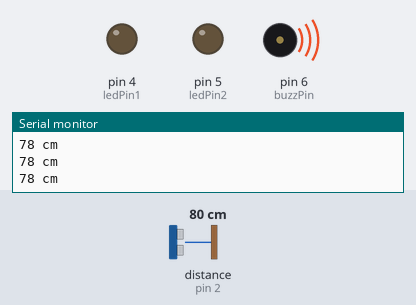
Recording of a sketch running on a simulated Arduino Uno, built with avr-gcc and run on an emulated ATmega328P. Shown: output pins drawn as LEDs (lit = HIGH), buzzer (waves = sounding), the last lines printed to the serial monitor. Wiring (inferred from the names in the program): ultrasonic range finder: trigger pin 3; echo pin 2. Dashed ring = blinking. The inputs (shaded band) are chosen by the test bench; at power-on: distance to the obstacle (sensor on pin 2) 80 cm. The echo pulse lasts 58.3 µs per cm; pins used as bus, display or sensor lines are not drawn.

Above: at 0.91 s.
1.3 s: distance to the obstacle (sensor on pin 2) set to 54 cm
4.3 s: distance to the obstacle (sensor on pin 2) set to 47 cm
At 4.5 s:
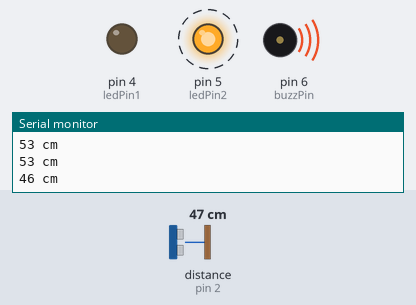
7.3 s: distance to the obstacle (sensor on pin 2) set to 22 cm
10.3 s: distance to the obstacle (sensor on pin 2) set to 20 cm
11.8 s: distance to the obstacle (sensor on pin 2) set to 35 cm
At 11.97 s:
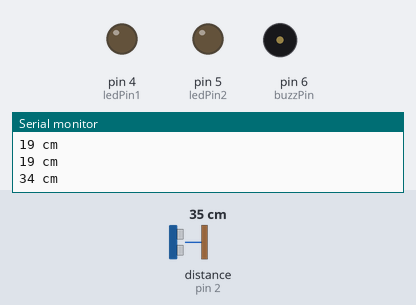
14.8 s: distance to the obstacle (sensor on pin 2) set to 18 cm
Timing chart, 0 to 18.8 s (numbered marks = the images above; inputs shaded):
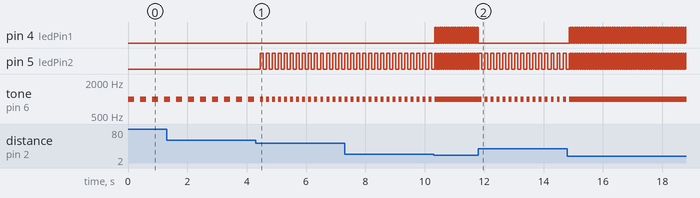

The sketch:

distance_sensor_with_led_and-buzzer.ino
```cpp
#define buzzPin 6
#define trigPin 3
#define echoPin 2
#define ledPin1 4
#define ledPin2 5
long duration;
int distance;

void setup() {
  pinMode(ledPin1, OUTPUT);
  pinMode(ledPin2, OUTPUT);
  pinMode(trigPin, OUTPUT);
  pinMode(echoPin, INPUT);
  pinMode(buzzPin, OUTPUT);
  Serial.begin(9600);
}

void loop() {
  int value = calculate();
  if ( distance < 20) {
    // tone(pin, frequency)
    tone(buzzPin, 1000); // send 1kHz sound signal
    digitalWrite(ledPin1, HIGH);
    digitalWrite(ledPin2, HIGH);
    delay(10);
    noTone(buzzPin);
    digitalWrite(ledPin1, LOW);
    digitalWrite(ledPin2, LOW);
    delay(10);
  }
  else if (distance < 50) {
    tone(buzzPin, 1000);
    digitalWrite(ledPin2, HIGH);
    delay(100);
    noTone(buzzPin);
    digitalWrite(ledPin2, LOW);
    delay(100);
  }
  else if (distance < 100) {
    tone(buzzPin, 1000);
    delay(200);
    noTone(buzzPin);
    delay(200);
  }
  else {
    noTone(buzzPin);
  }
}

int calculate() {
  digitalWrite(trigPin, LOW);
  delayMicroseconds(2);
  digitalWrite(trigPin, HIGH);
  delayMicroseconds(10);
  digitalWrite(trigPin, LOW);
  duration = pulseIn(echoPin, HIGH);
  distance = duration * 0.034 / 2;
  Serial.print(distance);
  Serial.println(" cm");
  return distance;
}
```

Measured:
- the behaviour switches between 51 and 50 cm on distance to the obstacle (sensor on pin 2) (found by bisection; images 0 and 1)
- after the input at 4.3 s, pin 5 (ledPin2): alternates HIGH for 0.10 s and LOW for 0.10 s, starting after 0.15 s; tone on pin 6 (buzzPin): alternates 1000 Hz for 0.10 s and silent for 0.10 s, starting after 0.25 s
- after the input at 10.3 s, pin 4 (ledPin1), pin 5 (ledPin2): alternates HIGH for 0.01 s and LOW for 0.01 s, starting at once; tone on pin 6 (buzzPin): alternates 1000 Hz for 0.01 s and silent for 0.01 s, starting at once
- after the input at 11.8 s, pin 4 (ledPin1): goes on until 11.8 s, then stays LOW
- after the input at 14.8 s, pin 4 (ledPin1): alternates HIGH for 0.01 s and LOW for 0.01 s, starting after 0.06 s; pin 5 (ledPin2): alternates HIGH for 0.01 s and LOW for 0.01 s, starting after 0.07 s; tone on pin 6 (buzzPin): alternates 1000 Hz for 0.01 s and silent for 0.01 s, starting after 0.07 s
- by itself, tone on pin 6 (buzzPin): alternates 1000 Hz for 0.20 s and silent for 0.20 s
